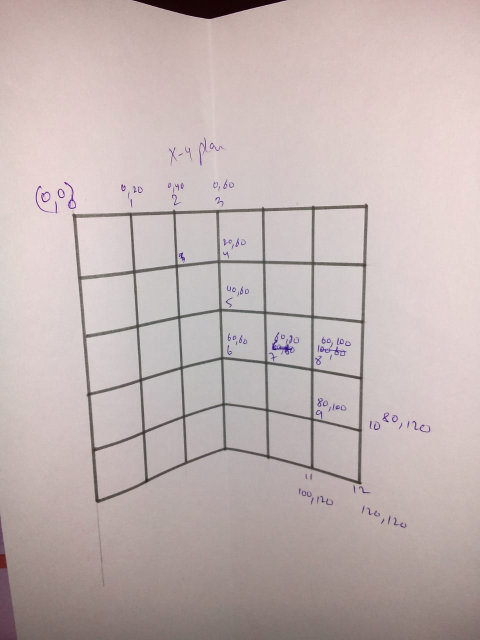
#> input picture Assignment-1/images/my_img.jpeg, 960 x 1280 px, found by its file name (shown at 1/2 size)
$ jupyter execute --allow-errors Assignment1.ipynb
#> lines starting #> are read from the running program, lines starting #| are printed output that depends on the picture
[cell 1]
from google.colab import drive
drive.mount('/content/drive')

#DIRECT LINEAR TRANSFORMATION
Below function is the implementation of direct linear transformation for computing camera matrix given the world coordinates and their respective image coordinates.

[cell 2]
import numpy as np

def direct_linear_trans(world_coord, img_coord, n):
#> called with world_coord = array of shape (20, 3), img_coord = array of shape (20, 2), n = 20
  try:
    X = world_coord[:,0]
    Y = world_coord[:,1]
    Z = world_coord[:,2]
    u = img_coord[:,0]
    v = img_coord[:,1]
    P = np.ones((2*n,12))
    for i in range(0,n):
      P[2*i] =  [X[i], Y[i], Z[i], 1, 0, 0, 0, 0, -u[i]*X[i], -u[i]*Y[i], -u[i]*Z[i], -u[i]]
      P[2*i+1] =  [0, 0, 0, 0, X[i], Y[i], Z[i], 1, -v[i]*X[i], -v[i]*Y[i], -v[i]*Z[i], -v[i]]
    u, s, vh = np.linalg.svd(P)
    #print(vh.shape)
    #print(vh)
    Proj_mat = vh[11].reshape(3,4)
    KR = Proj_mat[:,0:3]
    _KRC = Proj_mat[:,3]
    Q, R = np.linalg.qr(np.linalg.inv(KR))
    K = np.linalg.inv(R)
    K = K/K[2,2]
    if(K[0][0]>0):
      K[0][0] *= -1
    Rot = Q.transpose()
    KR_inv = np.linalg.inv(KR)
    KR_inv *= -1
    T = np.dot(KR_inv , _KRC )
    return Proj_mat, K, T, Rot, True
  except:
    return None, None, None, None, False

#MEAN SQUARE ERROR
Below function is used to calculate the mean square error between the manually observed image coordinates and image coordinated calculated using camera projection matrix.

[cell 3]
def compute_MSE(world_coord, Proj_mat, img_coord):
  hom_world_coord = []
  i=0
  for pt in world_coord:
    hom_world_coord.append([pt[0],pt[1],pt[2],1])
    #print(hom_world_coord[i])
    #i+=1
  hom_world_coord = np.array(hom_world_coord)
  #print(hom_world_coord)
  mse = 0.0
  i=0
  for pt in hom_world_coord:
    img_pt = np.dot(Proj_mat, pt)
    img_pt[0]=img_pt[0]/img_pt[2]
    img_pt[1]=img_pt[1]/img_pt[2]
    mse += np.sqrt((img_coord[i][0]-img_pt[0])**2 + (img_coord[i][1]-img_pt[1])**2)
    #print(round(img_pt[0]), round(img_pt[1]), img_coord[i])
    i+=1
  return mse

#CAMERA CALLIBRATION
The image and world coordinates used are manually observed. Checkbox is taken to be of scale 28x28. Image coordinates are basically the pixel position of corners.

[cell 4]
M = np.ones((12,12))

world_coord = np.array([[0, 0, 28],
              [0, 0, 84],
              [28, 0, 0],
              [84, 0, 0],
              [28, 28, 0],
              [168, 28, 0],
              [0, 0, 0],
              [56, 56, 0],
              [140, 0, 0],
              [0, 28, 28],
              [0, 56, 56],
              [56, 0, 0],
              [0, 0, 56],
              [28, 224, 0],
              [56, 224, 0],
              [84, 224, 0],
              [0, 196, 84],
              [0, 168, 140],
              [0, 140, 0],
              [196,28,0]])

img_coord = np.array([[1409, 1606],
                    [1134, 1640],
                    [1662, 1610],
                    [1932, 1644],
                    [1666, 1784],
                    [2412, 1917],
                    [1545, 1591],
                    [1789, 1983],
                    [2245, 1685],
                    [1412, 1781],
                    [1280, 1977],
                    [1794, 1627],
                    [1279, 1623],
                    [1658, 2903],
                    [1777, 2960],
                    [1905, 3021],
                    [1161, 2855],
                    [857, 2802],
                    [1545, 2399],
                    [2599, 1949]])


print("FOR 28 X 28mm scale")
Proj_mat, K, T, Rot, _ = direct_linear_trans(world_coord, img_coord, 20)
print("PROJECTION MATRIX : \n",Proj_mat)
print()
print(K)
print()
print("translation vector : \n",T)
print()
print("ROTATION MATRIX : \n",Rot)
print()
mse = compute_MSE(world_coord, Proj_mat, img_coord)
print("CUMULATIVE MEAN SQUARE ERROR : ",mse)
print("\n---------------------------------------------\n")
print("FOR 2800 X 2800mm scale")
Proj_mat_2, K_2, T_2, Rot_2, _ = direct_linear_trans(world_coord, img_coord, 20)
print("PROJECTION MATRIX : \n",Proj_mat_2)
print()
print(K_2)
print()
print("translation vector : \n",T_2)
print()
print("ROTATION MATRIX : \n",Rot_2)
print()
mse = compute_MSE(world_coord*100, Proj_mat, img_coord)
print("CUMULATIVE MEAN SQUARE ERROR : ",mse)

### Does varying scale of world points matter?
On performing above experiment, it is observed that  on changing the scale of world point, the result of camera callibation stays the same. Like projection matrix, camera matrix stays the same.

#NORMALIZATION

[cell 5]
#NORMALIZING IMAGE COORDINATES
#print(img_coord[:,0])
import math
x_mean = np.mean(img_coord[:,0])
#print(x_mean)
y_mean = np.mean(img_coord[:,1])
#print(y_mean)
T_norm = np.zeros((3,3))
d = 0.0
for pt in img_coord:
  d += (pt[0]-x_mean)**2 + (pt[1]-y_mean)**2
d = (math.sqrt(d))/(20)
T_norm[0][0]=math.sqrt(2)/d
T_norm[1][1]=math.sqrt(2)/d
T_norm[0][2]=-x_mean*math.sqrt(2)/d
T_norm[1][2]=-y_mean*math.sqrt(2)/d
T_norm[2][2]=1
#print(T_norm)

#NORMALIZING WORLD COORDINATES
X_mean = np.mean(world_coord[:,0])
#print(X_mean)
Y_mean = np.mean(world_coord[:,1])
#print(Y_mean)
Z_mean = np.mean(world_coord[:,2])
#print(Z_mean)
U_norm = np.zeros((4,4))
d = 0.0
for pt in world_coord:
  d += (pt[0]-X_mean)**2 + (pt[1]-Y_mean)**2 + (pt[2]-Z_mean)**2
d = (math.sqrt(d))/(20)
U_norm[0][0]=math.sqrt(3)/d
U_norm[1][1]=math.sqrt(3)/d
U_norm[2][2]=math.sqrt(3)/d
U_norm[0][3]=-X_mean*math.sqrt(3)/d
U_norm[1][3]=-Y_mean*math.sqrt(3)/d
U_norm[2][3]=-Z_mean*math.sqrt(3)/d
U_norm[3][3]=1
#print(U_norm)

norm_img_coord = []
for pt in img_coord:
  pt = np.append(pt,1)
  norm_img_point = np.matmul(T_norm,pt)
  norm_img_coord.append(norm_img_point)
norm_img_coord = np.array(norm_img_coord)
#print(norm_img_coord)

norm_world_coord = []
for pt in world_coord:
  pt = np.append(pt,1)
  norm_world_point = np.matmul(U_norm,pt)
  norm_world_coord.append(norm_world_point)
norm_world_coord = np.array(norm_world_coord)
#print(norm_world_coord)
norm_Proj_mat, norm_K, norm_T, norm_Rot, _ = direct_linear_trans(norm_world_coord, norm_img_coord, 11)
print("PROJECTION MATRIX : ",norm_Proj_mat)
print()
print(norm_K)
print()
print("translation vector : ",norm_T)
print()
print("ROTATION MATRIX : ",norm_Rot)
print()
#RECONSTRUCTION USING NORMALIZED POINTS AND PROJECTION MATRIX
mse = compute_MSE(norm_world_coord, norm_Proj_mat, norm_img_coord)
print("CUMULATIVE MEAN SQUARE ERROR : ",mse)

#DENORMALIZATION

[cell 6]
T_norm_inv = np.linalg.inv(T_norm)
denorm_proj_mat = np.matmul(T_norm_inv, norm_Proj_mat)
denorm_proj_mat = np.matmul(denorm_proj_mat, U_norm)
print("Denormalized projection matrix : \n",denorm_proj_mat)
mse = compute_MSE(world_coord, denorm_proj_mat, img_coord)
print("CUMULATIVE MEAN SQUARE ERROR : ",mse)

On denormalizing the projection matrix and performing reconstruction using the denormalized projection matrix, obtained image points are still quite close to the original image points. However, the denormalized projection matrix is not exactly same as the original matrix.

[cell 7]
def check_correspondences(world_coord, Proj_mat, img_coord):
  hom_world_coord = []
  for pt in world_coord:
    hom_world_coord.append([pt[0],pt[1],pt[2],1])
  hom_world_coord = np.array(hom_world_coord)
  mse = 0.0
  count = 0
  i = 0
  for pt in hom_world_coord:
    img_pt = np.dot(Proj_mat, pt)
    img_pt[0]=img_pt[0]/img_pt[2]
    img_pt[1]=img_pt[1]/img_pt[2]
    img_pt = np.round_(img_pt)
    #print(img_pt, img_coord[i])
    if(abs(img_pt[0]-img_coord[i][0])<=5 and abs(img_pt[1]-img_coord[i][1])<=5):
      count += 1

    # [4 lines of commented-out code are left out]
    i+=1
  return count

#RANSAC
Given implementation of RANSAC has 50 iterations. In each iteration we have used 6 random points to perform camera calibration using the above used Direct Linear Transformation and Mean square error functions.

[cell 8]
import random
import copy
import math

def RANSAC(world_coord, img_coord, n):
#> called with world_coord = array of shape (20, 3), img_coord = array of shape (20, 2), n = 20
  min_itr = math.inf
  #print(indices)
  MSE = math.inf
  percent_match = []
  iteration = []
  for i in range(0,100):
    sampled_world_coord = []
    sampled_img_coord = []
    indices = random.sample(range(0, n-1), 6)
    for idx in indices:
      sampled_world_coord.append(world_coord[idx])
      sampled_img_coord.append(img_coord[idx])
    sampled_world_coord = np.array(sampled_world_coord)
    sampled_img_coord = np.array(sampled_img_coord)
    #print(sampled_world_coord, type(sampled_world_coord))
    Projection_matrix = []
    Proj_mat, K, T, Rot, check = direct_linear_trans(sampled_world_coord, sampled_img_coord, 6)
    if(check == False):
      continue
    matches = check_correspondences(world_coord, Proj_mat, img_coord)
    iteration.append(i)
    percent_match.append((matches*100/n))
    print("RANSAC LOOP",i)
    print("% corresspondence = ", (matches*100/n))
    mse = compute_MSE(world_coord, Proj_mat, img_coord)
    print("MSE = ",mse)
    if(min_itr==math.inf and (matches*100/n)>=95):
      min_itr = i
    #if((matches*100/20)==100):
      #Projection_matrix = Proj_mat
      #print("------------------------------------------------")

    if(MSE > mse):
      MSE = mse
      result = copy.deepcopy(Proj_mat)
    print("-------------------")
  print("BEST MSE AFTER RUNNING RANSAC = ",MSE)
  #print(Projection_matrix)
  return percent_match, iteration, min_itr, Proj_mat

[cell 9]
import matplotlib.pyplot as plt

y , x, min_itr, ransac_proj_mat = RANSAC(world_coord, img_coord, 20)
print("best projection mtrix obtained from ransac : \n",ransac_proj_mat)
if(min_itr != math.inf):
  print('Min iterations to get atleat 95% accuracy =',min_itr)
else:
  print('Could not get 95% accuracy')
plt.plot(x, y)
plt.xlabel('Number of iterations')
plt.ylabel('Percentage matches')
plt.title('RANSAC PLOT')

plt.show()
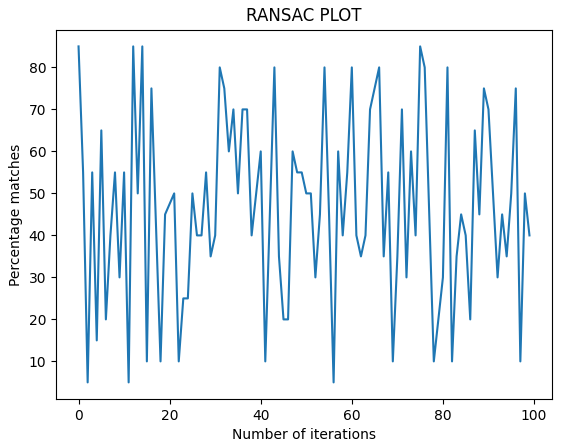
#> figure drawn by matplotlib, 1 panel; curve peaks at x = 0, y = 85

[cell 10]
import math
p = 0.95
e = 0.2
s = 6
no_of_trials = math.log(p)/(math.log(1-(1-e)**s))
print(no_of_trials)

probab = [.1, .15, .2, .25, .3, .35, .40, .45, .5, .55, .6, .65, .7, .75, .8, .85, .9, .95]
iterations = []
for p in probab:
  no_of_trials = math.log(p)/(math.log(1-(1-e)**s))
  iterations.append(no_of_trials)
plt.plot(iterations, probab)
plt.xlabel('Number of iterations')
plt.ylabel('probability')
plt.title('RANSAC PLOT')

plt.show()
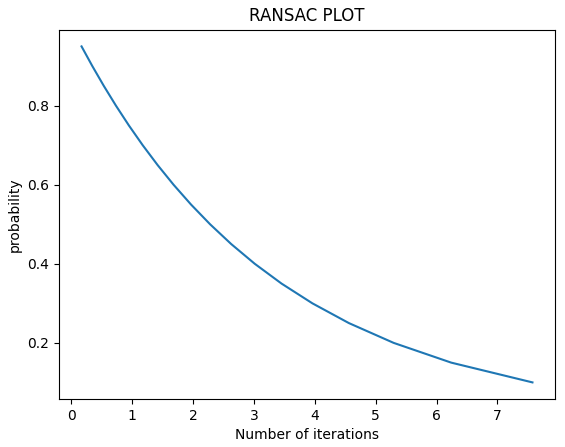
#> figure drawn by matplotlib, 1 panel

#ZHANG'S METHOD FOR CAMERA CALIBRATION

[cell 11]
import cv2
world_coordinates = []
image_coordinates = []
world = []
for i in range(0,8):
    for j in range(0,6):
      world.append([np.float32(j*29), np.float32(i*29), 0])
world=np.array(world)
world = np.float32(world)
print(world.shape, type(world), type(world[0][0]))
#print(world)

#> (the rest of this cell did not finish here and is left out)

**Function to convert the Rotation Matrix into the Euler Angles**<br>
This function was provided already to us as a helper function in the assignment.

[cell 12]
def eulerAnglesToRotationMatrix(theta) :
    R_x = np.array([[1,0,0],[0,math.cos(theta[0]),-math.sin(theta[0])],[0,math.sin(theta[0]), math.cos(theta[0])]])
    R_y = np.array([[math.cos(theta[1]),0,math.sin(theta[1])],[0,1,0],[-math.sin(theta[1]),0,math.cos(theta[1])]])
    R_z = np.array([[math.cos(theta[2]),-math.sin(theta[2]),0],[math.sin(theta[2]),math.cos(theta[2]),0],[0,0,1]])
    R = np.dot(R_z,np.dot(R_y,R_x))
    return R

### get_World_Points() FUNCTION
This function is used to generate world points

[cell 13]
def get_World_Points():
  world = []
  for i in range(0,8):
      for j in range(0,6):
        world.append([np.float32(j*29), np.float32(i*29), 0, 1])
  world=np.array(world)
  world = np.float32(world)
  #print(world.shape)
  #print(world)
  #print()
  return world

[cell 14]
import matplotlib.pyplot as plt

world = get_World_Points()

idx = 0
#> (the rest of this cell did not finish here and is left out)

**HANDS ON**<BR>
Below is taken from my old school Sony Experia C camera. Check boxes in the image are all 20mm x 20mm. Image has been manually drawn by me.

[cell 15]
img = plt.imread('/content/drive/My Drive/COMPUTER VISION/CAMERA_CALLIBRATION/calibration-data/my_img.jpeg')
#> img is the input picture: shape (1280, 960, 3); mean R, G, B 193.7, 179.7, 178.2
plt.imshow(img)

[cell 16]
M = np.ones((12,12))

world_coord = np.array([[60,0 ,0 ],
                        [40,0 ,0 ],
                        [20,0 ,0 ],
                        [0,0 ,0 ],
                        [0,20 ,0 ],
                        [0,40 ,0 ],
                        [0,60, 0 ],
                        [0,60 ,20 ],
                        [0,60 ,40 ],
                        [0,80 ,40 ],
                        [0,80 ,60],
                        [0,100 ,40],
                        [0,100 ,60]])


img_coord = np.array([[150,432],
                      [261,429],
                      [349,426],
                      [435,423],
                      [438,524],
                      [441,620],
                      [445,717],
                      [523,725],
                      [624,740],
                      [625,840],
                      [721,861],
                      [624,936],
                      [719,964]])


Proj_mat, K, T, Rot, _ = direct_linear_trans(world_coord, img_coord, 11)
print("PROJECTION MATRIX : ",Proj_mat)
print()
print(K)
print()
print("translation vector : ",T)
print()
print("ROTATION MATRIX : ",Rot)
print()
mse = compute_MSE(world_coord, Proj_mat, img_coord)
print("CUMULATIVE MEAN SQUARE ERROR : ",mse)

###Running RANSAC on the image taken by my phone's camera

[cell 17]
percent_match, iteration, min_itr, Proj_mat = RANSAC(world_coord, img_coord, 13)

[cell 18]
def get_my_world():
  my_world =[]
  for x in range(3,0,-1):
    for y in range(0,6):
      #for z in range(0,4):
      my_world.append([20*x,20*y,0])
  for x in range(0,4):
    for y in range(0,6):
      #for z in range(0,4):
      my_world.append([0,20*y,20*x])
  #my_world = np.array(my_world)
  #my_world = np.float32(my_world)
  print(my_world)
  return my_world

## Function to reconstruct image points from world points of image taken from my phone camera

[cell 19]
def get_image_points(world_coord, Proj_mat):
  hom_world_coord = []
  projected_points = []
  for pt in world_coord:
    hom_world_coord.append([pt[0],pt[1],pt[2],1])
  hom_world_coord = np.array(hom_world_coord)
  mse = 0.0
  count = 0
  i = 0
  for pt in hom_world_coord:
    img_pt = np.dot(Proj_mat, pt)
    img_pt[0]=img_pt[0]/img_pt[2]
    img_pt[1]=img_pt[1]/img_pt[2]
    img_pt = np.round_(img_pt)
    #print(img_pt, img_coord[i])
    #if(img_pt[0]==img_coord[i][0] and img_pt[1]==img_coord[i][1]):
    #  count += 1
    projected_points.append([img_pt[0], img_pt[1]])
    i+=1
  return projected_points

[cell 20]
my_world = get_my_world()
#print(my_world, Proj_mat)
projected_points = get_image_points(my_world, Proj_mat)
#print(np.array(projected_points))

[cell 21]
import matplotlib.pyplot as plt

world = get_World_Points()

img = plt.imread('/content/drive/My Drive/COMPUTER VISION/CAMERA_CALLIBRATION/calibration-data/my_img.jpeg')

#idx += 1
implot = plt.imshow(img)

#LINE MAKING
for i in range(0,41):
  if(i%6 == 5):
    continue
  x = [projected_points[i][0], projected_points[i+1][0]]
  y = [projected_points[i][1], projected_points[i+1][1]]
  plt.plot(x, y, color="white", linewidth=2)

for i in range(0,36):
  x = [projected_points[i][0], projected_points[i+6][0]]
  y = [projected_points[i][1], projected_points[i+6][1]]
  plt.plot(x, y, color="white", linewidth=2)

# POINT PLOTTING
for pt in projected_points:
  plt.scatter(pt[0], pt[1])
plt.show()
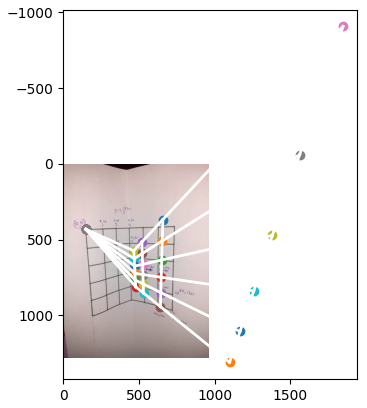
#> figure drawn by matplotlib, 1 panel
